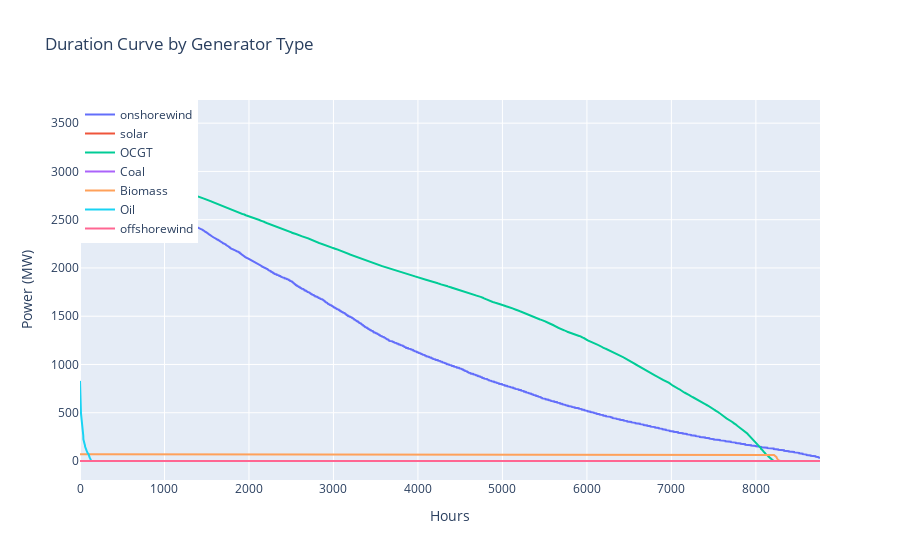

Notebook cell for this chart:
### Code cell
import plotly.graph_objects as go

# Calculate the duration curve for each generator type
generators = ['onshorewind', 'solar', 'OCGT', 'Coal', 'Biomass', 'Oil', 'offshorewind']
duration_curves = {gen: network.generators_t.p[gen].sort_values(ascending=False).values for gen in generators}

# Create the duration curve plot
fig = go.Figure()

for gen in generators:
    fig.add_trace(go.Scatter(x=list(range(len(duration_curves[gen]))), y=duration_curves[gen], mode='lines', name=gen))

fig.update_layout(title='Duration Curve by Generator Type',
                  xaxis_title='Hours',
                  yaxis_title='Power (MW)',
                  legend=dict(x=0, y=1, traceorder='normal'))

fig.show()

### Figure 1 — Plotly figure (JSON) as saved in the notebook; plotly's stock layout.template omitted (floating-point values rounded to 4 significant figures; data arrays with more than 128 entries replaced by an {"elided": "..."} marker saying what was removed)
{"data": [{"mode": "lines", "name": "onshorewind", "type": "scatter", "x": {"elided": "8760 int values"}, "y": {"elided": "8760 float values"}}, {"mode": "lines", "name": "solar", "type": "scatter", "x": {"elided": "8760 int values"}, "y": {"elided": "8760 float values"}}, {"mode": "lines", "name": "OCGT", "type": "scatter", "x": {"elided": "8760 int values"}, "y": {"elided": "8760 float values"}}, {"mode": "lines", "name": "Coal", "type": "scatter", "x": {"elided": "8760 int values"}, "y": {"elided": "8760 float values"}}, {"mode": "lines", "name": "Biomass", "type": "scatter", "x": {"elided": "8760 int values"}, "y": {"elided": "8760 float values"}}, {"mode": "lines", "name": "Oil", "type": "scatter", "x": {"elided": "8760 int values"}, "y": {"elided": "8760 float values"}}, {"mode": "lines", "name": "offshorewind", "type": "scatter", "x": {"elided": "8760 int values"}, "y": {"elided": "8760 float values"}}], "layout": {"legend": {"traceorder": "normal", "x": 0, "y": 1}, "title": {"text": "Duration Curve by Generator Type"}, "xaxis": {"title": {"text": "Hours"}}, "yaxis": {"title": {"text": "Power (MW)"}}}}
